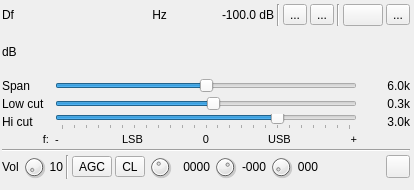
<?xml version="1.0" encoding="UTF-8"?>
<ui version="4.0">
 <class>SSBDemodGUI</class>
 <widget class="RollupWidget" name="SSBDemodGUI">
  <property name="geometry">
   <rect>
    <x>0</x>
    <y>0</y>
    <width>414</width>
    <height>190</height>
   </rect>
  </property>
  <property name="sizePolicy">
   <sizepolicy hsizetype="Preferred" vsizetype="Preferred">
    <horstretch>0</horstretch>
    <verstretch>0</verstretch>
   </sizepolicy>
  </property>
  <property name="minimumSize">
   <size>
    <width>414</width>
    <height>0</height>
   </size>
  </property>
  <property name="font">
   <font>
    <family>Liberation Sans</family>
    <pointsize>9</pointsize>
   </font>
  </property>
  <property name="windowTitle">
   <string>SSB Demodulator</string>
  </property>
  <widget class="QWidget" name="settingsContainer" native="true">
   <property name="geometry">
    <rect>
     <x>0</x>
     <y>0</y>
     <width>412</width>
     <height>181</height>
    </rect>
   </property>
   <property name="minimumSize">
    <size>
     <width>412</width>
     <height>0</height>
    </size>
   </property>
   <property name="windowTitle">
    <string>Settings</string>
   </property>
   <layout class="QVBoxLayout" name="verticalLayout_2">
    <property name="spacing">
     <number>3</number>
    </property>
    <property name="leftMargin">
     <number>2</number>
    </property>
    <property name="topMargin">
     <number>2</number>
    </property>
    <property name="rightMargin">
     <number>2</number>
    </property>
    <property name="bottomMargin">
     <number>2</number>
    </property>
    <item>
     <layout class="QHBoxLayout" name="deltaFreqPowLayout">
      <property name="topMargin">
       <number>2</number>
      </property>
      <item>
       <layout class="QHBoxLayout" name="deltaFrequencyLayout">
        <item>
         <widget class="QLabel" name="deltaFrequencyLabel">
          <property name="minimumSize">
           <size>
            <width>16</width>
            <height>0</height>
           </size>
          </property>
          <property name="text">
           <string>Df</string>
          </property>
         </widget>
        </item>
        <item>
         <widget class="ValueDialZ" name="deltaFrequency" native="true">
          <property name="sizePolicy">
           <sizepolicy hsizetype="Maximum" vsizetype="Maximum">
            <horstretch>0</horstretch>
            <verstretch>0</verstretch>
           </sizepolicy>
          </property>
          <property name="minimumSize">
           <size>
            <width>125</width>
            <height>16</height>
           </size>
          </property>
          <property name="font">
           <font>
            <family>Liberation Mono</family>
            <pointsize>12</pointsize>
           </font>
          </property>
          <property name="cursor">
           <cursorShape>PointingHandCursor</cursorShape>
          </property>
          <property name="focusPolicy">
           <enum>Qt::StrongFocus</enum>
          </property>
          <property name="toolTip">
           <string>Demod shift frequency from center in Hz</string>
          </property>
         </widget>
        </item>
        <item>
         <widget class="QLabel" name="deltaUnits">
          <property name="text">
           <string> Hz </string>
          </property>
         </widget>
        </item>
       </layout>
      </item>
      <item>
       <spacer name="freqPowSpacer">
        <property name="orientation">
         <enum>Qt::Horizontal</enum>
        </property>
        <property name="sizeHint" stdset="0">
         <size>
          <width>40</width>
          <height>20</height>
         </size>
        </property>
       </spacer>
      </item>
      <item>
       <widget class="QLabel" name="channelPower">
        <property name="minimumSize">
         <size>
          <width>60</width>
          <height>0</height>
         </size>
        </property>
        <property name="toolTip">
         <string>Channel power</string>
        </property>
        <property name="layoutDirection">
         <enum>Qt::RightToLeft</enum>
        </property>
        <property name="text">
         <string>-100.0 dB</string>
        </property>
        <property name="alignment">
         <set>Qt::AlignRight|Qt::AlignTrailing|Qt::AlignVCenter</set>
        </property>
       </widget>
      </item>
      <item>
       <widget class="Line" name="line">
        <property name="orientation">
         <enum>Qt::Vertical</enum>
        </property>
       </widget>
      </item>
      <item>
       <layout class="QHBoxLayout" name="audioOptionsLayout">
        <item>
         <widget class="QToolButton" name="audioBinaural">
          <property name="toolTip">
           <string>Toggle btw Mono and Binaural I/Q audio</string>
          </property>
          <property name="text">
           <string>...</string>
          </property>
          <property name="icon">
           <iconset resource="../../../sdrgui/resources/res.qrc">
            <normaloff>:/mono.png</normaloff>
            <normalon>:/stereo.png</normalon>:/mono.png</iconset>
          </property>
          <property name="checkable">
           <bool>true</bool>
          </property>
         </widget>
        </item>
        <item>
         <widget class="QToolButton" name="audioFlipChannels">
          <property name="toolTip">
           <string>Flip left/right audio channels</string>
          </property>
          <property name="text">
           <string>...</string>
          </property>
          <property name="icon">
           <iconset resource="../../../sdrgui/resources/res.qrc">
            <normaloff>:/flip_lr.png</normaloff>
            <normalon>:/flip_rl.png</normalon>:/flip_lr.png</iconset>
          </property>
          <property name="checkable">
           <bool>true</bool>
          </property>
         </widget>
        </item>
        <item>
         <widget class="Line" name="line_4">
          <property name="orientation">
           <enum>Qt::Vertical</enum>
          </property>
         </widget>
        </item>
        <item>
         <widget class="QPushButton" name="flipSidebands">
          <property name="toolTip">
           <string>Flip sideband in SSB mode (LSB-&gt;USB or USB-&gt;LSB)</string>
          </property>
          <property name="text">
           <string/>
          </property>
          <property name="icon">
           <iconset resource="../../../sdrgui/resources/res.qrc">
            <normaloff>:/flip_sidebands.png</normaloff>:/flip_sidebands.png</iconset>
          </property>
         </widget>
        </item>
        <item>
         <widget class="QToolButton" name="dsb">
          <property name="toolTip">
           <string>DSB/SSB toggle</string>
          </property>
          <property name="text">
           <string>...</string>
          </property>
          <property name="icon">
           <iconset resource="../../../sdrgui/resources/res.qrc">
            <normaloff>:/usb.png</normaloff>
            <normalon>:/dsb.png</normalon>:/usb.png</iconset>
          </property>
          <property name="checkable">
           <bool>true</bool>
          </property>
         </widget>
        </item>
       </layout>
      </item>
     </layout>
    </item>
    <item>
     <layout class="QHBoxLayout" name="channelPowerMeterLayout">
      <item>
       <widget class="QLabel" name="channelPowerMeterUnits">
        <property name="text">
         <string>dB</string>
        </property>
       </widget>
      </item>
      <item>
       <widget class="LevelMeterSignalDB" name="channelPowerMeter" native="true">
        <property name="sizePolicy">
         <sizepolicy hsizetype="Expanding" vsizetype="MinimumExpanding">
          <horstretch>0</horstretch>
          <verstretch>0</verstretch>
         </sizepolicy>
        </property>
        <property name="minimumSize">
         <size>
          <width>0</width>
          <height>24</height>
         </size>
        </property>
        <property name="font">
         <font>
          <family>Liberation Mono</family>
          <pointsize>8</pointsize>
         </font>
        </property>
       </widget>
      </item>
     </layout>
    </item>
    <item>
     <layout class="QHBoxLayout" name="spanLayout">
      <item>
       <widget class="QLabel" name="spanLabel">
        <property name="minimumSize">
         <size>
          <width>50</width>
          <height>0</height>
         </size>
        </property>
        <property name="maximumSize">
         <size>
          <width>50</width>
          <height>16777215</height>
         </size>
        </property>
        <property name="text">
         <string>Span</string>
        </property>
       </widget>
      </item>
      <item>
       <widget class="QSlider" name="spanLog2">
        <property name="toolTip">
         <string>Demod frequency span</string>
        </property>
        <property name="minimum">
         <number>0</number>
        </property>
        <property name="maximum">
         <number>4</number>
        </property>
        <property name="pageStep">
         <number>1</number>
        </property>
        <property name="value">
         <number>2</number>
        </property>
        <property name="sliderPosition">
         <number>2</number>
        </property>
        <property name="orientation">
         <enum>Qt::Horizontal</enum>
        </property>
       </widget>
      </item>
      <item>
       <widget class="QLabel" name="spanText">
        <property name="minimumSize">
         <size>
          <width>50</width>
          <height>0</height>
         </size>
        </property>
        <property name="maximumSize">
         <size>
          <width>50</width>
          <height>16777215</height>
         </size>
        </property>
        <property name="text">
         <string>6.0k</string>
        </property>
        <property name="alignment">
         <set>Qt::AlignRight|Qt::AlignTrailing|Qt::AlignVCenter</set>
        </property>
       </widget>
      </item>
     </layout>
    </item>
    <item>
     <layout class="QHBoxLayout" name="lowCutLayout">
      <item>
       <widget class="QLabel" name="lowCutLabel">
        <property name="minimumSize">
         <size>
          <width>50</width>
          <height>0</height>
         </size>
        </property>
        <property name="maximumSize">
         <size>
          <width>50</width>
          <height>16777215</height>
         </size>
        </property>
        <property name="text">
         <string>Low cut</string>
        </property>
       </widget>
      </item>
      <item>
       <widget class="TickedSlider" name="lowCut">
        <property name="maximumSize">
         <size>
          <width>16777215</width>
          <height>16</height>
         </size>
        </property>
        <property name="toolTip">
         <string>Highpass filter cutoff frequency (SSB)</string>
        </property>
        <property name="minimum">
         <number>-60</number>
        </property>
        <property name="maximum">
         <number>60</number>
        </property>
        <property name="pageStep">
         <number>1</number>
        </property>
        <property name="value">
         <number>3</number>
        </property>
        <property name="orientation">
         <enum>Qt::Horizontal</enum>
        </property>
        <property name="invertedAppearance">
         <bool>false</bool>
        </property>
        <property name="tickPosition">
         <enum>QSlider::NoTicks</enum>
        </property>
        <property name="tickInterval">
         <number>5</number>
        </property>
       </widget>
      </item>
      <item>
       <widget class="QLabel" name="lowCutText">
        <property name="minimumSize">
         <size>
          <width>50</width>
          <height>0</height>
         </size>
        </property>
        <property name="maximumSize">
         <size>
          <width>50</width>
          <height>16777215</height>
         </size>
        </property>
        <property name="text">
         <string>0.3k</string>
        </property>
        <property name="alignment">
         <set>Qt::AlignRight|Qt::AlignTrailing|Qt::AlignVCenter</set>
        </property>
       </widget>
      </item>
     </layout>
    </item>
    <item>
     <layout class="QHBoxLayout" name="bqndwidthLayout">
      <item>
       <widget class="QLabel" name="BWLabel">
        <property name="minimumSize">
         <size>
          <width>50</width>
          <height>0</height>
         </size>
        </property>
        <property name="maximumSize">
         <size>
          <width>50</width>
          <height>16777215</height>
         </size>
        </property>
        <property name="text">
         <string>Hi cut</string>
        </property>
       </widget>
      </item>
      <item>
       <widget class="TickedSlider" name="BW">
        <property name="maximumSize">
         <size>
          <width>16777215</width>
          <height>16</height>
         </size>
        </property>
        <property name="toolTip">
         <string>Lowpass filter cutoff frequency</string>
        </property>
        <property name="minimum">
         <number>-60</number>
        </property>
        <property name="maximum">
         <number>60</number>
        </property>
        <property name="pageStep">
         <number>1</number>
        </property>
        <property name="value">
         <number>30</number>
        </property>
        <property name="orientation">
         <enum>Qt::Horizontal</enum>
        </property>
        <property name="tickPosition">
         <enum>QSlider::TicksBelow</enum>
        </property>
        <property name="tickInterval">
         <number>5</number>
        </property>
       </widget>
      </item>
      <item>
       <widget class="QLabel" name="BWText">
        <property name="minimumSize">
         <size>
          <width>50</width>
          <height>0</height>
         </size>
        </property>
        <property name="maximumSize">
         <size>
          <width>50</width>
          <height>16777215</height>
         </size>
        </property>
        <property name="text">
         <string>3.0k</string>
        </property>
        <property name="alignment">
         <set>Qt::AlignRight|Qt::AlignTrailing|Qt::AlignVCenter</set>
        </property>
       </widget>
      </item>
     </layout>
    </item>
    <item>
     <layout class="QHBoxLayout" name="scaleLayout">
      <item>
       <widget class="QLabel" name="scalePadLeft">
        <property name="minimumSize">
         <size>
          <width>50</width>
          <height>0</height>
         </size>
        </property>
        <property name="maximumSize">
         <size>
          <width>50</width>
          <height>10</height>
         </size>
        </property>
        <property name="font">
         <font>
          <pointsize>8</pointsize>
         </font>
        </property>
        <property name="text">
         <string>f: </string>
        </property>
        <property name="alignment">
         <set>Qt::AlignRight|Qt::AlignTrailing|Qt::AlignVCenter</set>
        </property>
       </widget>
      </item>
      <item>
       <widget class="QLabel" name="scaleMinus">
        <property name="maximumSize">
         <size>
          <width>10</width>
          <height>10</height>
         </size>
        </property>
        <property name="font">
         <font>
          <pointsize>8</pointsize>
         </font>
        </property>
        <property name="text">
         <string>-</string>
        </property>
       </widget>
      </item>
      <item>
       <widget class="QLabel" name="lsbLabel">
        <property name="font">
         <font>
          <pointsize>8</pointsize>
         </font>
        </property>
        <property name="text">
         <string>LSB</string>
        </property>
        <property name="alignment">
         <set>Qt::AlignCenter</set>
        </property>
       </widget>
      </item>
      <item>
       <widget class="QLabel" name="scaleCenter">
        <property name="maximumSize">
         <size>
          <width>12</width>
          <height>10</height>
         </size>
        </property>
        <property name="font">
         <font>
          <pointsize>8</pointsize>
         </font>
        </property>
        <property name="text">
         <string>0</string>
        </property>
        <property name="alignment">
         <set>Qt::AlignCenter</set>
        </property>
       </widget>
      </item>
      <item>
       <widget class="QLabel" name="usbLabel">
        <property name="font">
         <font>
          <pointsize>8</pointsize>
         </font>
        </property>
        <property name="text">
         <string>USB</string>
        </property>
        <property name="alignment">
         <set>Qt::AlignCenter</set>
        </property>
       </widget>
      </item>
      <item>
       <widget class="QLabel" name="scalePlus">
        <property name="maximumSize">
         <size>
          <width>10</width>
          <height>10</height>
         </size>
        </property>
        <property name="font">
         <font>
          <pointsize>8</pointsize>
         </font>
        </property>
        <property name="text">
         <string>+</string>
        </property>
        <property name="alignment">
         <set>Qt::AlignRight|Qt::AlignTrailing|Qt::AlignVCenter</set>
        </property>
       </widget>
      </item>
      <item>
       <widget class="QLabel" name="scalePadRight">
        <property name="minimumSize">
         <size>
          <width>50</width>
          <height>0</height>
         </size>
        </property>
        <property name="maximumSize">
         <size>
          <width>50</width>
          <height>10</height>
         </size>
        </property>
        <property name="text">
         <string/>
        </property>
       </widget>
      </item>
     </layout>
    </item>
    <item>
     <widget class="Line" name="line_3">
      <property name="orientation">
       <enum>Qt::Horizontal</enum>
      </property>
     </widget>
    </item>
    <item>
     <layout class="QHBoxLayout" name="volumeLayout">
      <item>
       <widget class="QLabel" name="volumeLabel">
        <property name="text">
         <string>Vol</string>
        </property>
       </widget>
      </item>
      <item>
       <widget class="QDial" name="volume">
        <property name="minimumSize">
         <size>
          <width>24</width>
          <height>24</height>
         </size>
        </property>
        <property name="maximumSize">
         <size>
          <width>24</width>
          <height>24</height>
         </size>
        </property>
        <property name="toolTip">
         <string>Audio volume in dB</string>
        </property>
        <property name="maximum">
         <number>40</number>
        </property>
        <property name="pageStep">
         <number>1</number>
        </property>
       </widget>
      </item>
      <item>
       <widget class="QLabel" name="volumeText">
        <property name="toolTip">
         <string>Audio volume in dB</string>
        </property>
        <property name="text">
         <string>10</string>
        </property>
        <property name="alignment">
         <set>Qt::AlignRight|Qt::AlignTrailing|Qt::AlignVCenter</set>
        </property>
       </widget>
      </item>
      <item>
       <widget class="Line" name="line_2">
        <property name="orientation">
         <enum>Qt::Vertical</enum>
        </property>
       </widget>
      </item>
      <item>
       <widget class="ButtonSwitch" name="agc">
        <property name="toolTip">
         <string>Toggle AGC</string>
        </property>
        <property name="text">
         <string>AGC</string>
        </property>
        <property name="checkable">
         <bool>true</bool>
        </property>
       </widget>
      </item>
      <item>
       <widget class="ButtonSwitch" name="agcClamping">
        <property name="toolTip">
         <string>Toggle AGC clamping to maximum allowable signal</string>
        </property>
        <property name="text">
         <string>CL</string>
        </property>
        <property name="checkable">
         <bool>true</bool>
        </property>
       </widget>
      </item>
      <item>
       <widget class="QDial" name="agcTimeLog2">
        <property name="maximumSize">
         <size>
          <width>24</width>
          <height>24</height>
         </size>
        </property>
        <property name="toolTip">
         <string>AGC time constant (ms in log2 steps)</string>
        </property>
        <property name="minimum">
         <number>4</number>
        </property>
        <property name="maximum">
         <number>11</number>
        </property>
        <property name="pageStep">
         <number>1</number>
        </property>
        <property name="value">
         <number>7</number>
        </property>
       </widget>
      </item>
      <item>
       <widget class="QLabel" name="agcTimeText">
        <property name="minimumSize">
         <size>
          <width>35</width>
          <height>0</height>
         </size>
        </property>
        <property name="toolTip">
         <string>AGC time constant (ms)</string>
        </property>
        <property name="text">
         <string>0000</string>
        </property>
        <property name="alignment">
         <set>Qt::AlignRight|Qt::AlignTrailing|Qt::AlignVCenter</set>
        </property>
       </widget>
      </item>
      <item>
       <widget class="QDial" name="agcPowerThreshold">
        <property name="maximumSize">
         <size>
          <width>24</width>
          <height>24</height>
         </size>
        </property>
        <property name="toolTip">
         <string>Power threshold (dB)</string>
        </property>
        <property name="minimum">
         <number>-120</number>
        </property>
        <property name="maximum">
         <number>0</number>
        </property>
        <property name="pageStep">
         <number>1</number>
        </property>
        <property name="value">
         <number>-40</number>
        </property>
       </widget>
      </item>
      <item>
       <widget class="QLabel" name="agcPowerThresholdText">
        <property name="minimumSize">
         <size>
          <width>26</width>
          <height>0</height>
         </size>
        </property>
        <property name="toolTip">
         <string>Power threshold (dB)</string>
        </property>
        <property name="text">
         <string>-000</string>
        </property>
        <property name="alignment">
         <set>Qt::AlignRight|Qt::AlignTrailing|Qt::AlignVCenter</set>
        </property>
       </widget>
      </item>
      <item>
       <widget class="QDial" name="agcThresholdGate">
        <property name="maximumSize">
         <size>
          <width>24</width>
          <height>24</height>
         </size>
        </property>
        <property name="toolTip">
         <string>Power threshold gate (ms)</string>
        </property>
        <property name="maximum">
         <number>68</number>
        </property>
        <property name="pageStep">
         <number>1</number>
        </property>
        <property name="value">
         <number>4</number>
        </property>
       </widget>
      </item>
      <item>
       <widget class="QLabel" name="agcThresholdGateText">
        <property name="minimumSize">
         <size>
          <width>22</width>
          <height>0</height>
         </size>
        </property>
        <property name="toolTip">
         <string>Power threshold gate (ms)</string>
        </property>
        <property name="text">
         <string>000</string>
        </property>
        <property name="alignment">
         <set>Qt::AlignRight|Qt::AlignTrailing|Qt::AlignVCenter</set>
        </property>
       </widget>
      </item>
      <item>
       <spacer name="horizontalSpacer">
        <property name="orientation">
         <enum>Qt::Horizontal</enum>
        </property>
        <property name="sizeHint" stdset="0">
         <size>
          <width>40</width>
          <height>20</height>
         </size>
        </property>
       </spacer>
      </item>
      <item>
       <widget class="QToolButton" name="audioMute">
        <property name="toolTip">
         <string>Mute/Unmute audio</string>
        </property>
        <property name="text">
         <string/>
        </property>
        <property name="icon">
         <iconset resource="../../../sdrgui/resources/res.qrc">
          <normaloff>:/sound_on.png</normaloff>
          <normalon>:/sound_off.png</normalon>:/sound_on.png</iconset>
        </property>
        <property name="checkable">
         <bool>true</bool>
        </property>
       </widget>
      </item>
     </layout>
    </item>
   </layout>
  </widget>
  <widget class="QWidget" name="spectrumContainer" native="true">
   <property name="geometry">
    <rect>
     <x>10</x>
     <y>170</y>
     <width>218</width>
     <height>284</height>
    </rect>
   </property>
   <property name="windowTitle">
    <string>Channel Spectrum</string>
   </property>
   <layout class="QVBoxLayout" name="verticalLayout">
    <property name="spacing">
     <number>2</number>
    </property>
    <property name="leftMargin">
     <number>3</number>
    </property>
    <property name="topMargin">
     <number>3</number>
    </property>
    <property name="rightMargin">
     <number>3</number>
    </property>
    <property name="bottomMargin">
     <number>3</number>
    </property>
    <item>
     <widget class="GLSpectrum" name="glSpectrum" native="true">
      <property name="minimumSize">
       <size>
        <width>200</width>
        <height>250</height>
       </size>
      </property>
      <property name="font">
       <font>
        <family>Liberation Mono</family>
        <pointsize>8</pointsize>
       </font>
      </property>
     </widget>
    </item>
    <item>
     <widget class="GLSpectrumGUI" name="spectrumGUI" native="true"/>
    </item>
   </layout>
  </widget>
 </widget>
 <customwidgets>
  <customwidget>
   <class>RollupWidget</class>
   <extends>QWidget</extends>
   <header>gui/rollupwidget.h</header>
   <container>1</container>
  </customwidget>
  <customwidget>
   <class>LevelMeterSignalDB</class>
   <extends>QWidget</extends>
   <header>gui/levelmeter.h</header>
   <container>1</container>
  </customwidget>
  <customwidget>
   <class>GLSpectrum</class>
   <extends>QWidget</extends>
   <header>gui/glspectrum.h</header>
   <container>1</container>
  </customwidget>
  <customwidget>
   <class>GLSpectrumGUI</class>
   <extends>QWidget</extends>
   <header>gui/glspectrumgui.h</header>
   <container>1</container>
  </customwidget>
  <customwidget>
   <class>ValueDialZ</class>
   <extends>QWidget</extends>
   <header>gui/valuedialz.h</header>
   <container>1</container>
  </customwidget>
  <customwidget>
   <class>ButtonSwitch</class>
   <extends>QToolButton</extends>
   <header>gui/buttonswitch.h</header>
  </customwidget>
  <customwidget>
   <class>TickedSlider</class>
   <extends>QSlider</extends>
   <header>gui/tickedslider.h</header>
  </customwidget>
 </customwidgets>
 <resources>
  <include location="../../../sdrgui/resources/res.qrc"/>
 </resources>
 <connections/>
</ui>
